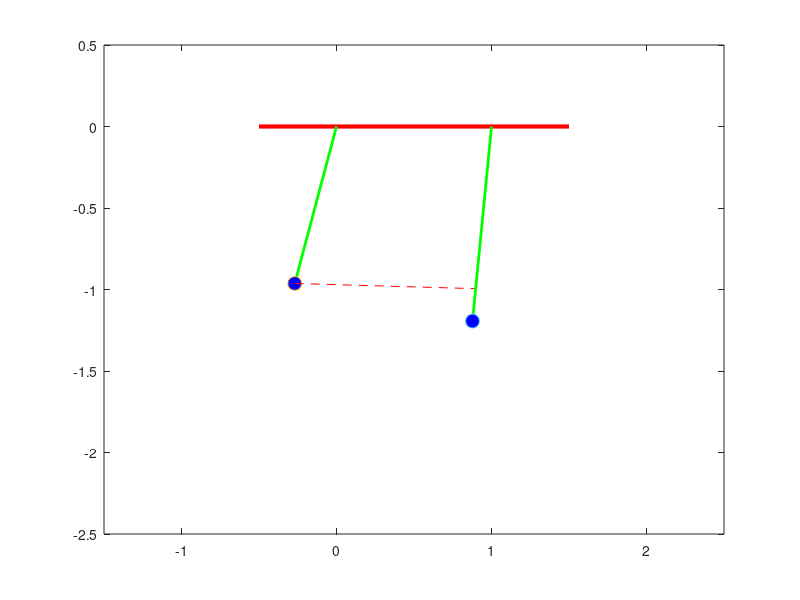

Here is the MATLAB script that generated this plot:
close all;
clc;

%parameters
k1=4;
l1=1;
l2=1.2;
m1=1.5;
m2=1.1;
a=1;
g=9.8;
w=1;
theta10=pi/8;
theta20=pi/4;
theta10d=0;
theta20d=0;

%time step setting
tStep=0.001;
tSim=100;
iterations=tSim/tStep;
t=0:iterations;

%Allocating variables for initial conditions
theta1=zeros(iterations, 1);
theta1(1, :)=theta10;
theta2=zeros(iterations, 1);
theta2(1, :)=theta20;
theta1d=zeros(iterations, 1);
theta1d(1, :)=theta10d;
theta2d=zeros(iterations, 1);
theta2d(1, :)=theta20d;
theta1dd=zeros(iterations, 1);
theta1dd(1, :)=-(k1*a^2*(theta10-theta20) + m1*g*l1*theta10)/(m1*l1^2);
theta2dd=zeros(iterations, 1);
theta2dd(1, :)=-(k1*a*theta20-k1*a^2*theta10+m2*g*l2*theta20)/(m2*l2^2);

for n=2:(iterations+1)
    theta1(n,:)=theta1(n-1, :)+theta1d(n-1, :)*tStep;
    theta2(n,:)=theta2(n-1, :)+theta2d(n-1, :)*tStep;
    theta1d(n,:)=theta1d(n-1, :)+theta1dd(n-1, :)*tStep;
    theta2d(n,:)=theta2d(n-1, :)+theta2dd(n-1, :)*tStep;
    theta1dd(n,:)=-(k1*a^2*(theta1(n, :)-theta2(n, :)) + m1*g*l1*theta1(n, :))/(m1*l1^2);
    theta2dd(n, :)=-(k1*a*theta2(n, :)-k1*a^2*theta1(n, :)+m2*g*l2*theta2(n, :))/(m2*l2^2);
end

%Plot
%subplot(4,1,1)
%hold on;
%plot(t',theta1, 'b')
%plot(t', theta2, 'r')
%ylabel('Angular Position')
%title('Angular Position, Angular Velocity and Angular Acceleration as a Function of Time')
%legend('M1', 'M2')
%subplot(4,1,2)
%hold on;
%plot(t',theta1d, 'b')
%plot(t', theta2d, 'r')
%ylabel('Angular Velocity')
%legend('M1', 'M2')
%subplot(4,1,3)
%hold on;
%plot(t',theta1dd, 'b')
%plot(t', theta2dd, 'r')
%ylabel('Angular Acceleration')
%legend('M1', 'M2')

%subplot(4, 1, 4)
%title('Simulation')
%pos = get(gcf, 'Position');
%set(gcf, 'Position',pos+[0 -1000 0 1000])
%hold on;

for n=1:50:10000
   plot([-0.5, 1.5],[0,0],'linewidth',3,'color','r');
   hold on;
   plot([0 l1*sin(theta1(n, :))],[0 -l1*cos(theta1(n, :))],'linewidth',2,'color','g');
   hold on;
   plot(l1*sin(theta1(n, :)),-l1*cos(theta1(n, :)),'o','markers',10,'markerfacecolor','b');
   hold on;
   plot([a*sin(theta1(n, :)) a*sin(theta2(n, :))+w], [-a*cos(theta1(n, :)) -a*cos(theta2(n, :))],'--', 'color', 'r')
   %line([], 'linewidth', 2, 'color', 'r');
   plot([w l2*sin(theta2(n, :))+w],[0 -l2*cos(theta2(n, :))],'linewidth',2,'color','g');
   hold on;
   plot(l2*sin(theta2(n, :))+w, -l2*cos(theta2(n, :)),'o','markers',10,'markerfacecolor','b');
   axis([-1.5 2.5 -2.5 0.5]);
   pause(0.05);
   hold off;

end